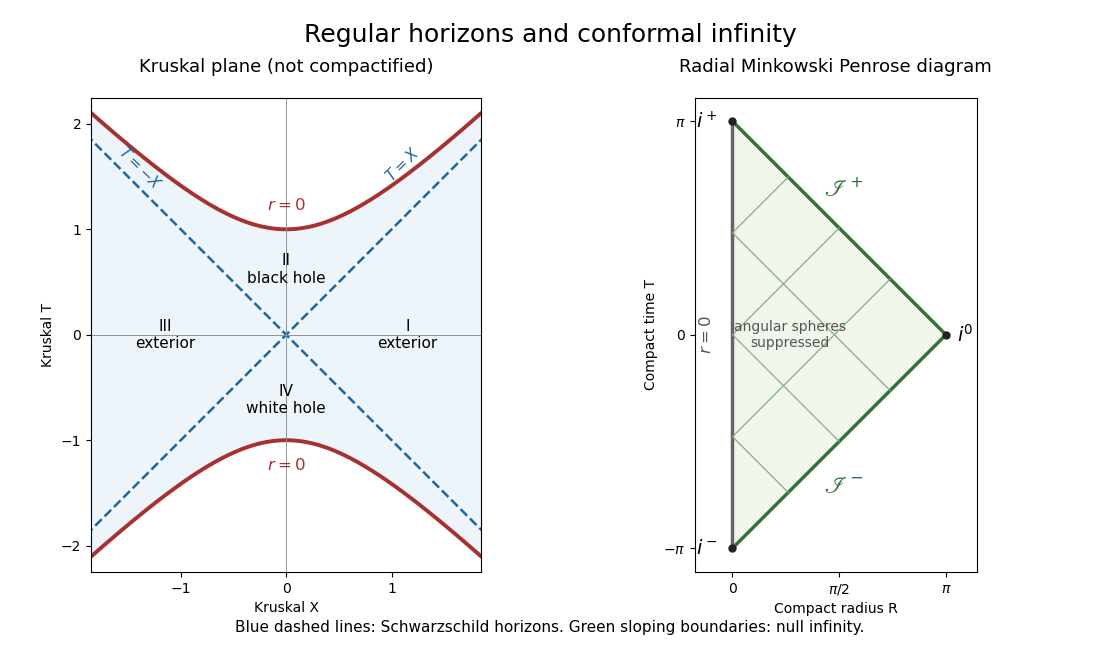

Source code (Python):
"""Kruskal plane and radial Minkowski conformal diagram.
Tested with Python 3.14.4, NumPy 2.3.5, Matplotlib 3.10.7.
Uses the supplied MPLCONFIGDIR; emits an opaque PNG basename into cwd.
"""
import numpy as np
import matplotlib
matplotlib.use('Agg')
import matplotlib.pyplot as plt

fig, axes = plt.subplots(1, 2, figsize=(11, 6.5), dpi=100, facecolor='white')
fig.subplots_adjust(left=.065, right=.955, bottom=.12, top=.85, wspace=.28)
fig.suptitle('Regular horizons and conformal infinity', fontsize=18, y=.965)
ax=axes[0]
x=np.linspace(-1.9,1.9,500)
h=np.sqrt(1+x*x)
ax.fill_between(x,-h,h,color='#edf4fa')
ax.plot(x,h,color='#a73030',lw=2.8)
ax.plot(x,-h,color='#a73030',lw=2.8)
ax.plot(x,x,'--',color='#20669b',lw=1.8)
ax.plot(x,-x,'--',color='#20669b',lw=1.8)
ax.axhline(0,color='#8d949a',lw=.7)
ax.axvline(0,color='#8d949a',lw=.7)
for xx,tt,label in [(1.15,0,'I\nexterior'),(-1.15,0,'III\nexterior'),(0,.62,'II\nblack hole'),(0,-.62,'IV\nwhite hole')]:
    ax.text(xx,tt,label,ha='center',va='center',fontsize=11)
ax.text(0,1.18,r'$r=0$',ha='center',color='#a73030',fontsize=12)
ax.text(0,-1.28,r'$r=0$',ha='center',color='#a73030',fontsize=12)
ax.text(.91,1.45,r'$T=X$',color='#20669b',rotation=45,fontsize=11)
ax.text(-1.62,1.38,r'$T=-X$',color='#20669b',rotation=-45,fontsize=11)
ax.set(xlim=(-1.85,1.85),ylim=(-2.25,2.25),xlabel='Kruskal X',ylabel='Kruskal T')
ax.set_aspect('equal')
ax.set_title('Kruskal plane (not compactified)',fontsize=13,pad=18)
ax.set_xticks([-1,0,1]); ax.set_yticks([-2,-1,0,1,2])
ax=axes[1]
p=np.pi
ax.fill([0,p,0],[-p,0,p],color='#f0f6ec')
ax.plot([0,p,0],[-p,0,p],color='#347239',lw=2.5)
ax.plot([0,0],[-p,p],color='#656565',lw=2.5)
for t0 in [-1.5,0,1.5]:
    # Null rays of positive slope within the physical triangle.
    rmax=(p-t0)/2
    rr=np.linspace(0,rmax,70)
    ax.plot(rr,t0+rr,color='#81aa81',lw=.85)
for t0 in [-1.5,0,1.5]:
    rmax=(p+t0)/2
    rr=np.linspace(0,rmax,70)
    ax.plot(rr,t0-rr,color='#81aa81',lw=.85)
ax.scatter([0,p,0],[p,0,-p],color='#222222',s=25,zorder=4)
ax.text(-.22,p,r'$i^+$',ha='right',va='center',fontsize=14)
ax.text(-.22,-p,r'$i^-$',ha='right',va='center',fontsize=14)
ax.text(p+.16,0,r'$i^0$',ha='left',va='center',fontsize=14)
ax.text(1.35,2.02,r'$\mathscr{I}^+$',fontsize=17,color='#347239')
ax.text(1.35,-2.33,r'$\mathscr{I}^-$',fontsize=17,color='#347239')
ax.text(-.27,0,r'$r=0$',rotation=90,ha='right',va='center',fontsize=12,color='#555555')
ax.text(.85,0,'angular spheres\nsuppressed',ha='center',va='center',fontsize=10,color='#555555')
ax.set(xlim=(-.55,p+.45),ylim=(-p-.35,p+.35),xlabel='Compact radius R',ylabel='Compact time T')
ax.set_aspect('equal')
ax.set_title('Radial Minkowski Penrose diagram',fontsize=13,pad=18)
ax.set_xticks([0,p/2,p],['0',r'$\pi/2$',r'$\pi$'])
ax.set_yticks([-p,0,p],[r'$-\pi$','0',r'$\pi$'])
fig.text(.5,.028,'Blue dashed lines: Schwarzschild horizons. Green sloping boundaries: null infinity.',ha='center',fontsize=11)
fig.savefig('paper-52-conformal-diagrams.png',dpi=100,facecolor='white',transparent=False)
plt.close(fig)
